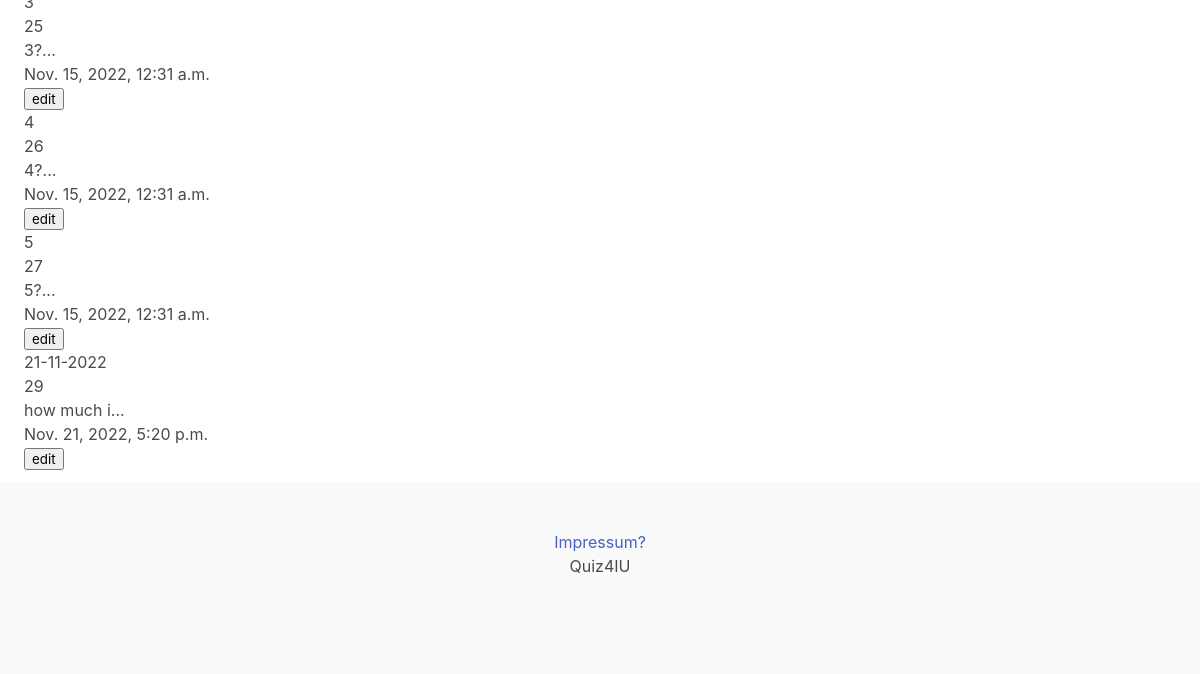
The app's page /quiz/question_list/ (lower part), older data.
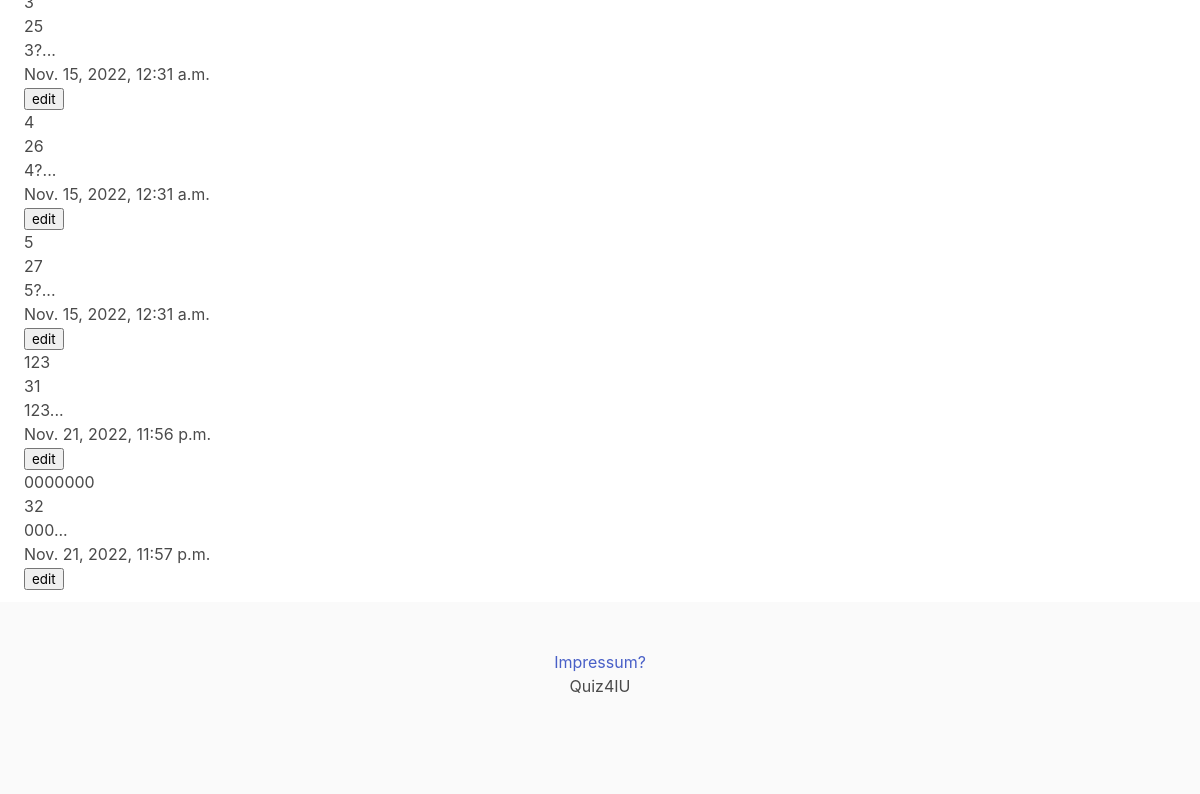
The same page, newer data.
### quiz/models.py (models this page shows, shortened)
class Question(models.Model):
    category = models.ForeignKey(Category, on_delete=models.CASCADE, blank=True, null=True)
    name = models.CharField(max_length = 100)
    question = models.TextField()
    answer_correct = models.CharField(max_length = 100)
    answer_wrong_1 = models.CharField(max_length = 100)
    answer_reason_1 = models.CharField(max_length = 100)
    date = models.DateTimeField(auto_now_add=True)
    def snippet(self):
        return self.question[:10] + "..."

### quiz/views.py (the view)
# urls.py: path('question_list/',views.question_list),
def question_list(request):
    questions = Question.objects.all().order_by('date')
    return render(request, 'question_list.html', {'questions':questions})

### quiz/templates/question_list.html (shortened to what this page needs)
{% extends 'base_layout.html' %}
{% block content %}
        <div class="questions">
            {% for question in questions %}
            <form method="post" action="../{{ question.id }}">
                <div class="question">
                    <h2>{{question.name}}</h2>
                    <p>{{ question.id }}</p>
                    <p>{{ question.snippet }}</p>
                    <p>{{ question.date }}</p>
                    <button type="submit",name="edit",value="edit">edit</button>
                </div>
            </form>
            {% endfor %}
        </div>
{% endblock %}

Row changes from the older to the newer data that the page shows:
removed Question: name "21-11-2022", id "29", snippet "how much i...", date "Nov. 21, 2022, 5:20 p.m."
added Question: name "123", id "31", snippet "123...", date "Nov. 21, 2022, 11:56 p.m."
added Question: name "0000000", id "32", snippet "000...", date "Nov. 21, 2022, 11:57 p.m."
